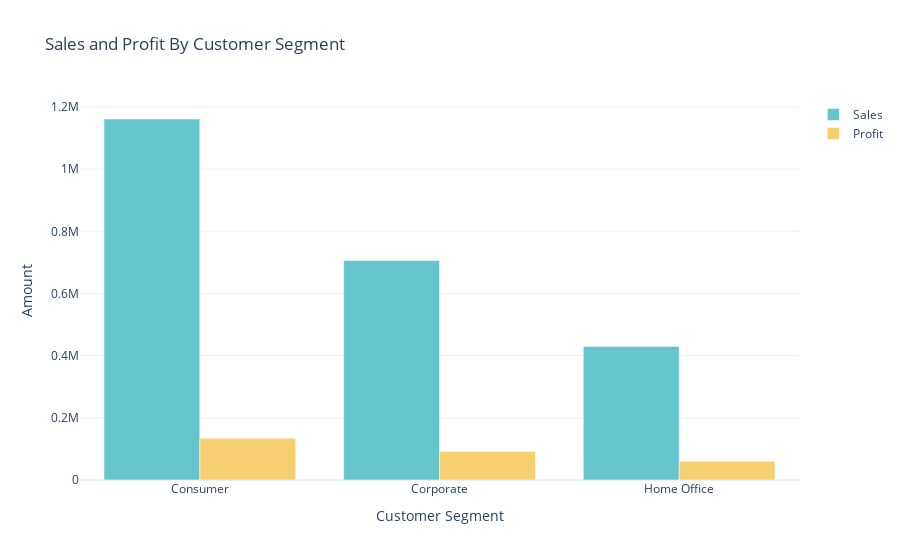

This figure's notebook cell:
### Code cell
sps = data.groupby('Segment').agg({'Sales': 'sum', 'Profit': 'sum'}).reset_index()
color_palette = colors.qualitative.Pastel
fig = go.Figure()
fig.add_trace(go.Bar(x= sps['Segment'],
                     y = sps['Sales'],
                     name = 'Sales',
                     marker_color = color_palette[0]))

fig.add_trace(go.Bar(x= sps['Segment'],
                     y = sps['Profit'],
                     name = 'Profit',
                     marker_color = color_palette[1]))

fig.update_layout(title = 'Sales and Profit By Customer Segment',
                  xaxis_title = 'Customer Segment', yaxis_title = 'Amount')

fig.show()

### Figure 1 — Plotly figure (JSON) as saved in the notebook; plotly's stock layout.template omitted (floating-point values rounded to 4 significant figures)
{"data": [{"marker": {"color": "rgb(102, 197, 204)"}, "name": "Sales", "type": "bar", "x": ["Consumer", "Corporate", "Home Office"], "y": [1161000.0, 706100.0, 429700.0]}, {"marker": {"color": "rgb(246, 207, 113)"}, "name": "Profit", "type": "bar", "x": ["Consumer", "Corporate", "Home Office"], "y": [134100.0, 91980.0, 60300.0]}], "layout": {"autosize": true, "title": {"text": "Sales and Profit By Customer Segment"}, "xaxis": {"autorange": true, "range": [-0.5, 2.5], "title": {"text": "Customer Segment"}, "type": "category"}, "yaxis": {"autorange": true, "range": [0, 1223000.0], "title": {"text": "Amount"}, "type": "linear"}}}
